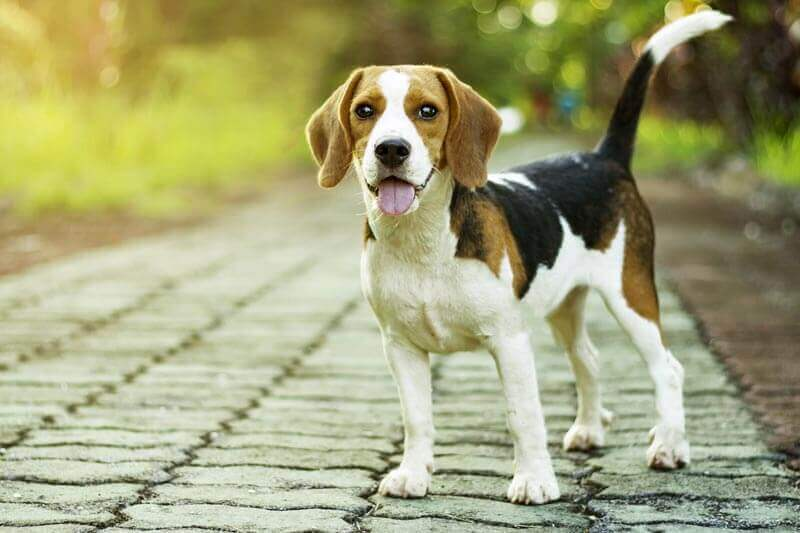
#> input picture blur_images/input.jpg, 800 x 533 px, found by its file name
$ python blur.py
#> lines starting #> are read from the running program, lines starting #| are printed output that depends on the picture
from PIL import Image, ImageFilter

import os


Image1 = Image.open(os.getcwd() + "\\input.jpg")
#> Image1 is the input picture: PIL image 800x533 RGB; mean R, G, B 161.9, 162.4, 119.4

Image1.filter(ImageFilter.GaussianBlur(15)).save(os.getcwd() + "\\output.jpg")
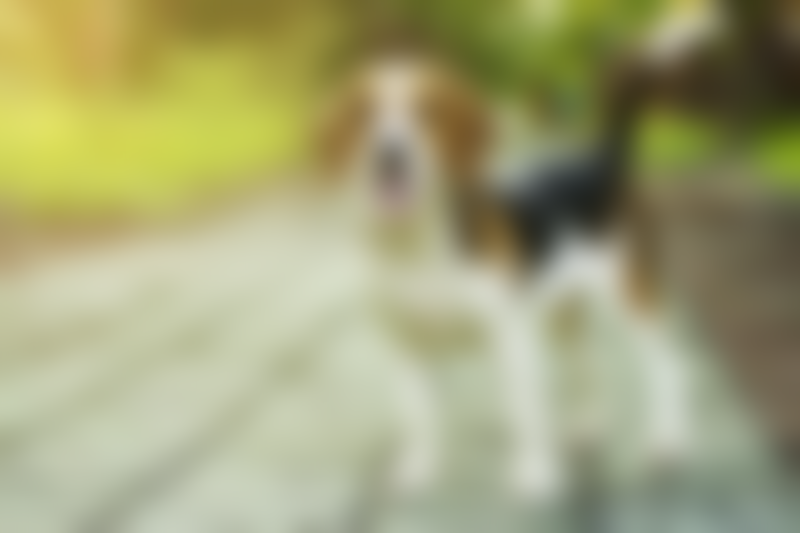
#> saved as output.jpg: PIL image 800x533 RGB; mean R, G, B 161.9, 162.4, 119.3
